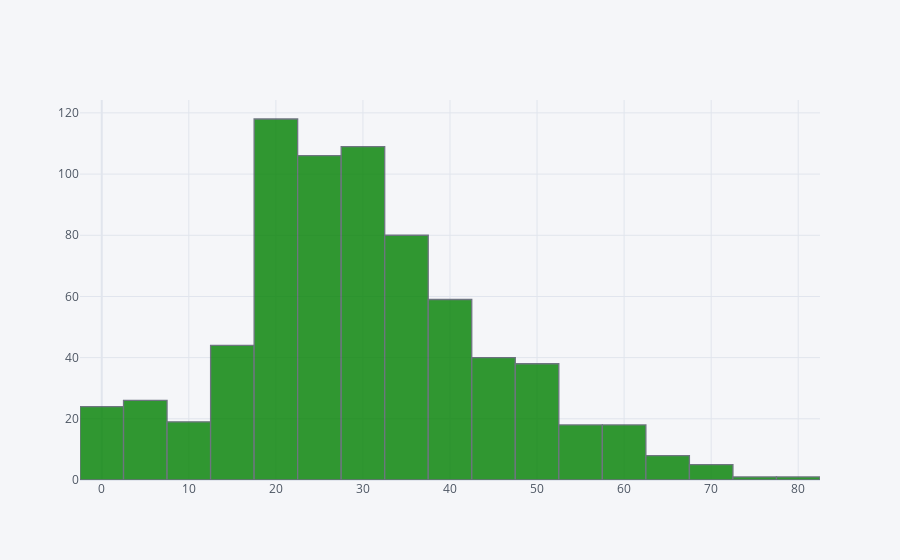

Write notebook code for a chart like this one.
### Code cell
df['Age'].iplot(kind='hist',bins=30,color='green')

### Figure 1 — Plotly figure (JSON) as saved in the notebook; plotly's stock layout.template omitted (floating-point values rounded to 4 significant figures; data arrays with more than 128 entries replaced by an {"elided": "..."} marker saying what was removed)
{"data": [{"histfunc": "count", "histnorm": "", "marker": {"color": "rgba(0, 128, 0, 1.0)", "line": {"color": "#4D5663", "width": 1.3}}, "name": "Age", "nbinsx": 30, "opacity": 0.8, "orientation": "v", "type": "histogram", "x": {"elided": "891 float values"}}], "layout": {"barmode": "overlay", "legend": {"bgcolor": "#F5F6F9", "font": {"color": "#4D5663"}}, "paper_bgcolor": "#F5F6F9", "plot_bgcolor": "#F5F6F9", "title": {"font": {"color": "#4D5663"}}, "xaxis": {"gridcolor": "#E1E5ED", "showgrid": true, "tickfont": {"color": "#4D5663"}, "title": {"font": {"color": "#4D5663"}, "text": ""}, "zerolinecolor": "#E1E5ED"}, "yaxis": {"gridcolor": "#E1E5ED", "showgrid": true, "tickfont": {"color": "#4D5663"}, "title": {"font": {"color": "#4D5663"}, "text": ""}, "zerolinecolor": "#E1E5ED"}}}
